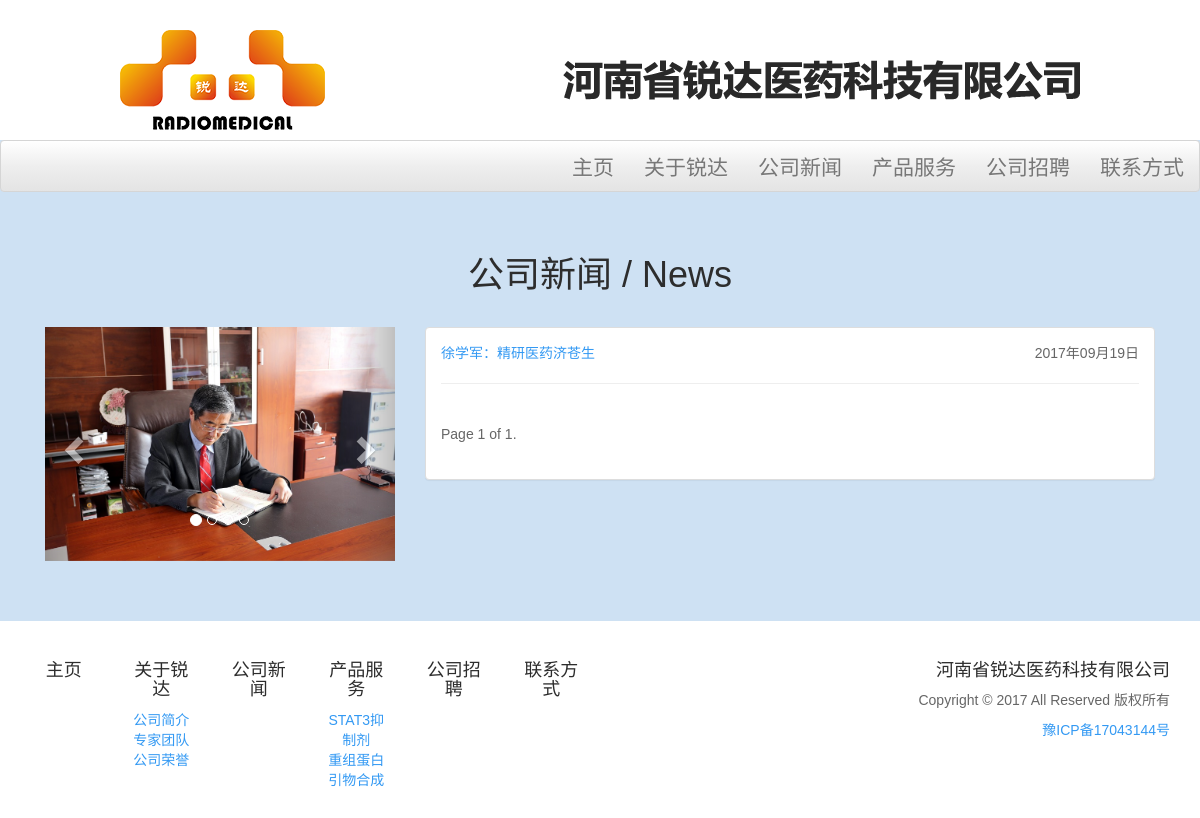
Before: /main/news with the older database file.
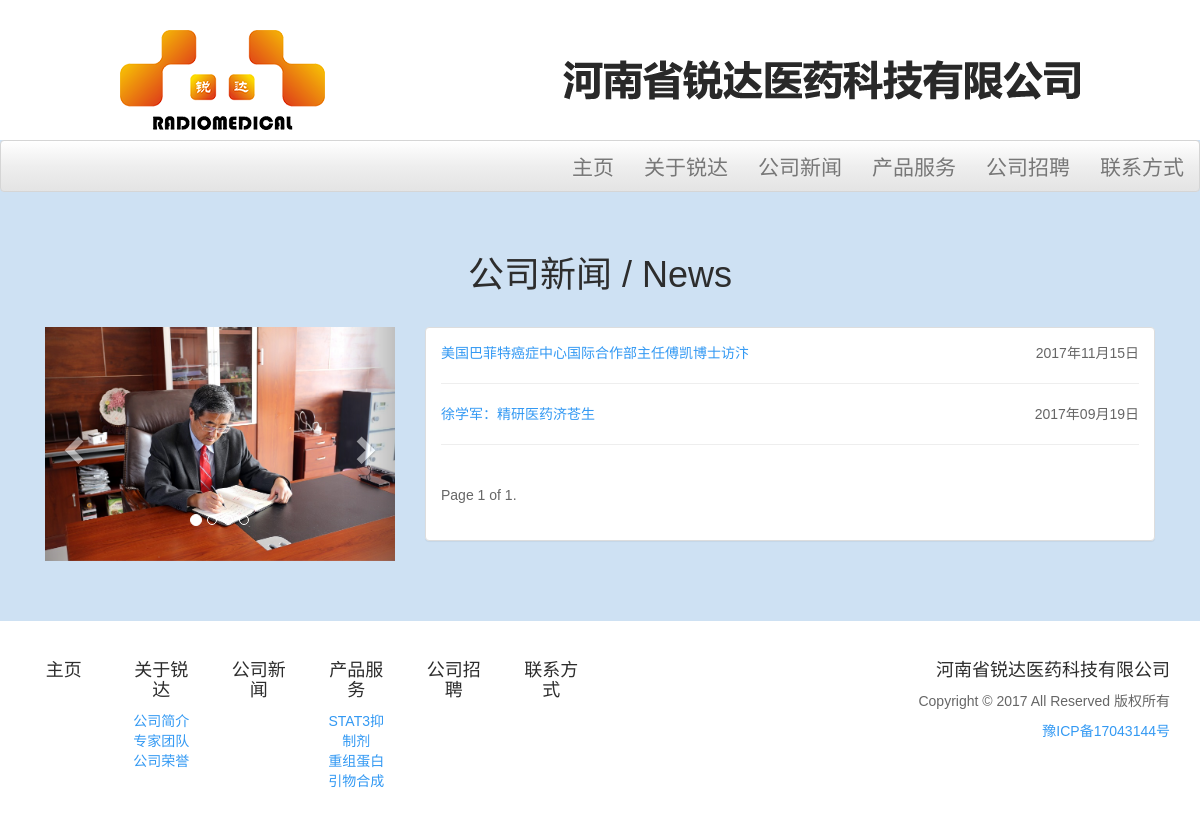
After: the same page with the newer database file.
### main/models.py (models this page shows, shortened)
class News(models.Model):
    STATUS_CHOICES = (
        ('draft', 'Draft'),
        ('published', 'Published'),
    )
    CATEGORY_CHOICES = (
        ('news', 'News'),
    )
    category = models.CharField(max_length=10,
                                choices=CATEGORY_CHOICES,
                                default='news')
    title = models.CharField(max_length=250)
    slug = models.SlugField(max_length=250,
                            unique_for_date='publish')
    author = models.ForeignKey(User,
                               related_name='news_posts')
    intro = models.TextField(default='请编辑简介')
    body = RichTextUploadingField(default='请编辑内容')
    publish = models.DateTimeField(default=timezone.now)
    created = models.DateTimeField(auto_now_add=True)
    updated = models.DateTimeField(auto_now=True)
    status = models.CharField(max_length=10,
                              choices=STATUS_CHOICES,
                              default='draft')
    objects = models.Manager() # The default manager.
    published = PublishedManager() # Our custom manager.
    class Meta:
        ordering = ('-publish',)
        verbose_name_plural = 'News'
    def get_absolute_url(self):
        return reverse('main:news_detail',
                       args=[self.publish.year,
                             self.publish.strftime('%m'),
                             self.publish.strftime('%d'),
                             self.slug])

### main/views.py (the view)
# urls.py: url(r'^(?P<year>\d{4})/(?P<month>\d{2})/(?P<day>\d{2})/(?P<news>[-\w]+)/$',
def news(request):
    object_list = News.published.filter(category='news')
    paginator = Paginator(object_list, 5)  # 5 posts in each page
    page = request.GET.get('page')
    try:
        news_list = paginator.page(page)
    except PageNotAnInteger:
        news_list = paginator.page(1)
    except EmptyPage:
        news_list = paginator.page(paginator.num_pages)
    return render(
        request,
        'main/news.html',
        {'news_list': news_list}
    )

### main/models.py (called while the page is built)
    def get_queryset(self):
        return super(PublishedManager,
                    self).get_queryset().filter(status='published')

### main/templates/main/news.html (shortened to what this page needs)
{% extends "main/base.html" %}
{% block main %}
    <div class="container">
        <div class="row">
            <div class="col-md-12">
                {% load static %}
                <h1 class="text-center" style="padding-top: 2%; padding-bottom: 2%;">公司新闻 / News</h1>
                <div class="col-md-4">
                    <div id="carousel-example-generic" class="carousel slide" data-ride="carousel">
                        <ol class="carousel-indicators">
                            <li data-target="#carousel-example-generic" data-slide-to="0" class="active"></li>
                            <li data-target="#carousel-example-generic" data-slide-to="1"></li>
                            <li data-target="#carousel-example-generic" data-slide-to="2"></li>
                            <li data-target="#carousel-example-generic" data-slide-to="3"></li>
                        </ol>
                        <div class="carousel-inner" role="listbox">
                            <div class="item active">
                                <img src="{% static "main/image/about_image_11.JPG" %}" alt="" class="img-responsive">
                            </div>
                        </div>
                        <a class="left carousel-control" href="#carousel-example-generic" role="button" data-slide="prev">
                            <span class="glyphicon glyphicon-chevron-left" aria-hidden="true"></span>
                        </a>
                        <a class="right carousel-control" href="#carousel-example-generic" role="button" data-slide="next">
                            <span class="glyphicon glyphicon-chevron-right" aria-hidden="true"></span>
                        </a>
                    </div>
                </div>
                <div class="col-md-8">
                    <div class="panel panel-default">
                    <div class="panel-body">
                        {% for news in news_list %}
                            <p><a href="{{ news.get_absolute_url }}">{{ news.title }}</a><span style="float: right">{{ news.created|date:"Y年m月d日" }}</span></p>
                            <hr>
                        {% endfor %}
                        {% include "main/pagination.html" with page=news_list %}
                    </div>
                </div>
                </div>
            </div>
        </div>
    </div>
{% endblock main %}

Changed rows visible on the page:
added News: title "美国巴菲特癌症中心国际合作部主任傅凯博士访汴", created "2017年11月15日"
